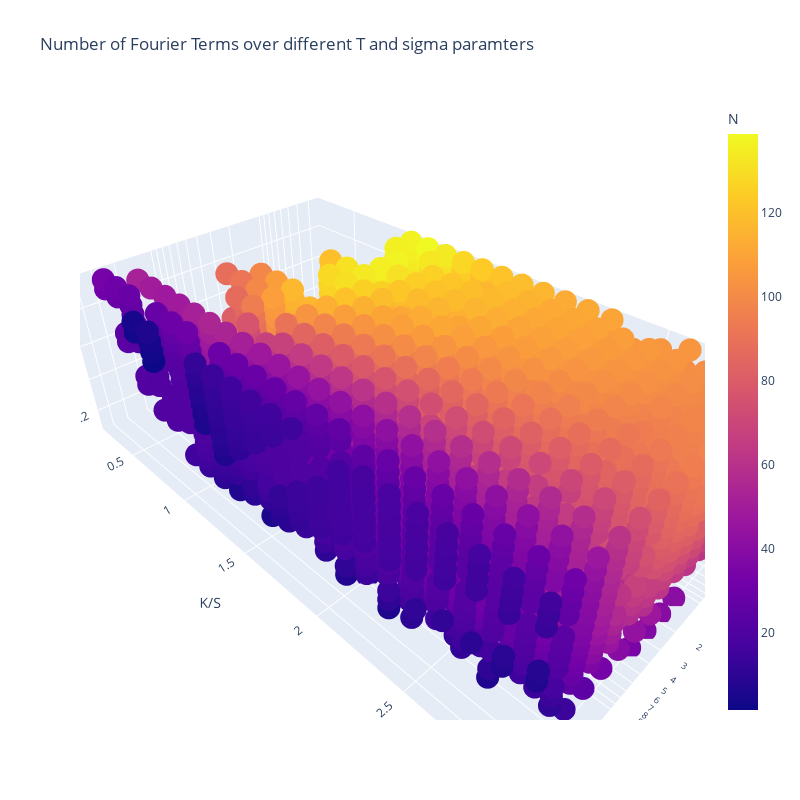

This figure's notebook cell:
### Code cell
from scipy.interpolate import RBFInterpolator
X = _df[['K/S', 'sigma', 'T']].values
Y = _df[['N']].values
interpolator = RBFInterpolator(X, Y, smoothing=3)#, kernel='linear') 
y = interpolator(X)

print(f'MAE: {np.mean(np.abs(Y-y))}')
_df2 = np.concatenate((X, y), axis=1)
_df2 = pd.DataFrame(_df2, columns=['K/S', 'sigma', 'T', 'N'])

gc.collect()
fig = px.scatter_3d(_df2, x='T', y='K/S', z='sigma', width=800, height=800, color='N', 
    title='Number of Fourier Terms over different T and sigma paramters',
    log_x=True)
fig.show()
gc.collect()

%timeit interpolator(X[[0]])

### Figure 1 — Plotly figure (JSON) as saved in the notebook; plotly's stock layout.template omitted (floating-point values rounded to 4 significant figures; data arrays with more than 128 entries replaced by an {"elided": "..."} marker saying what was removed)
{"data": [{"hovertemplate": "T=%{x}<br>K/S=%{y}<br>sigma=%{z}<br>N=%{marker.color}<extra></extra>", "legendgroup": "", "marker": {"color": {"elided": "3410 float values"}, "coloraxis": "coloraxis", "symbol": "circle"}, "mode": "markers", "name": "", "scene": "scene", "showlegend": false, "type": "scatter3d", "x": {"elided": "3410 float values"}, "y": {"elided": "3410 float values"}, "z": {"elided": "3410 float values"}}], "layout": {"coloraxis": {"colorbar": {"title": {"text": "N"}}, "colorscale": [[0, "#0d0887"], [0.1111, "#46039f"], [0.2222, "#7201a8"], [0.3333, "#9c179e"], [0.4444, "#bd3786"], [0.5556, "#d8576b"], [0.6667, "#ed7953"], [0.7778, "#fb9f3a"], [0.8889, "#fdca26"], [1, "#f0f921"]]}, "height": 800, "legend": {"tracegroupgap": 0}, "scene": {"domain": {"x": [0, 1], "y": [0, 1]}, "xaxis": {"title": {"text": "T"}, "type": "log"}, "yaxis": {"title": {"text": "K/S"}}, "zaxis": {"title": {"text": "sigma"}}}, "title": {"text": "Number of Fourier Terms over different T and sigma paramters"}, "width": 800}}
